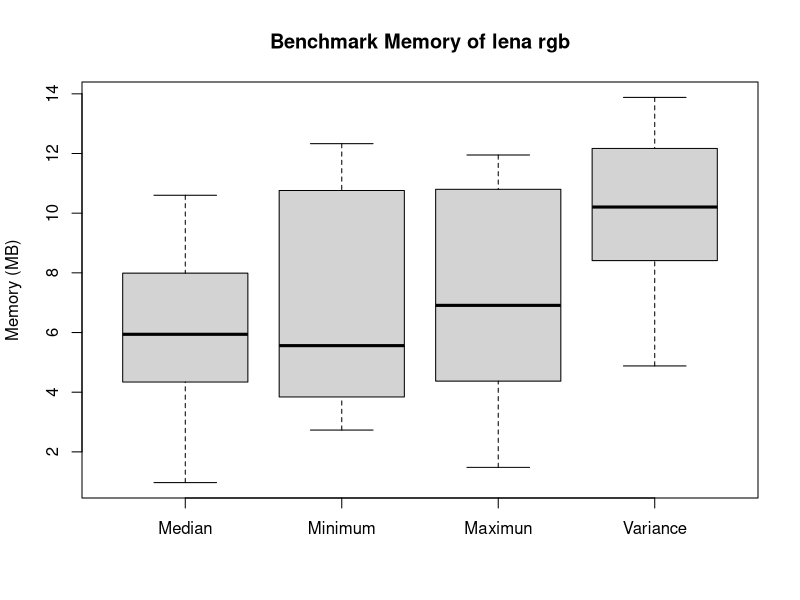
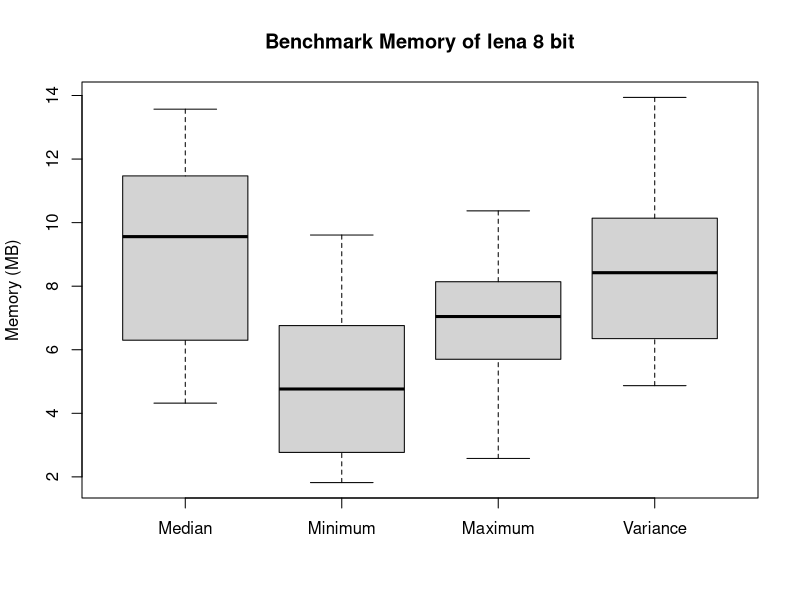

These charts were generated, in order, by the following R code:

getwd()
data<-read.csv("memorylenargb.csv",sep=";", header=TRUE, dec=".")
summary(data)
x11();
boxplot(data,main="Benchmark Memory of lena rgb",ylab="Memory (MB)")
dev.copy(png,'memorylenargb.png')
dev.off()


x11();
data2<-read.csv("memorylena8bit.csv",sep=";", header=TRUE, dec=".")
summary(data2)
boxplot(data2,main="Benchmark Memory of lena 8 bit",ylab="Memory (MB)")
dev.copy(png,'memorylena8bit.png')
dev.off()
